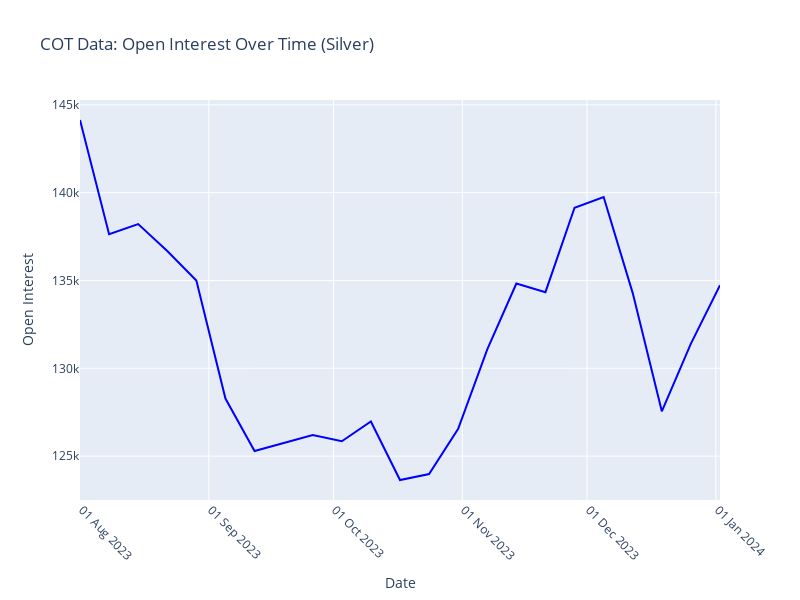

Notebook cell for this chart:
### Code cell
import pandas as pd
import plotly.graph_objects as go
import numpy as np
from scipy import signal

# Assuming df is your DataFrame with the COT data
# If not, you'll need to load your data here

# Create the main figure
fig = go.Figure()

# Add trace for Open Interest
fig.add_trace(go.Scatter(
    x=df.index, 
    y=df['Open Interest'], 
    mode='lines',
    name='Open Interest',
    line=dict(width=2, color='blue')
))

# Update layout
fig.update_layout(
    title='COT Data: Open Interest Over Time (Silver)',
    yaxis_title='Open Interest',
    xaxis_title='Date',
    height=600,
    width=800,
    hovermode='x unified'
)

# Improve date labeling for better readability
fig.update_xaxes(
    tickformat="%d %b %Y",
    tickangle=45,
    dtick="M1",
    ticklabelmode="period"
)

# Show the plot
fig.show()

# Calculate and print metrics
print("\nMetrics for Open Interest:")
data = df['Open Interest']

print(f"Volatility (Standard Deviation): {data.std():.2f}")
print(f"Average: {data.mean():.2f}")
print(f"Median: {data.median():.2f}")
print(f"Minimum: {data.min():.2f}")
print(f"Maximum: {data.max():.2f}")

# Calculate typical range
typical_low = np.percentile(data, 25)
typical_high = np.percentile(data, 75)
print(f"Typical Range: {typical_low:.2f} to {typical_high:.2f}")

# Identify trends
def identify_trend(series):
    # Calculate the overall trend
    trend = np.polyfit(range(len(series)), series, 1)[0]
    if trend > 0:
        return "Upward"
    elif trend < 0:
        return "Downward"
    else:
        return "Stable"

trend = identify_trend(data)
print(f"\nOverall trend: {trend}")

# Identify significant points
def find_peaks(series, prominence=1000):
    peaks, _ = signal.find_peaks(series, prominence=prominence)
    troughs, _ = signal.find_peaks(-series, prominence=prominence)
    return peaks, troughs

peaks, troughs = find_peaks(data)

print("\nSignificant points:")
for peak in peaks:
    print(f"Peak on {df.index[peak]}: {data.iloc[peak]:.2f}")
for trough in troughs:
    print(f"Trough on {df.index[trough]}: {data.iloc[trough]:.2f}")

# Identify sudden changes
pct_change = data.pct_change()
sudden_changes = pct_change[abs(pct_change) > 0.05]  # 5% threshold
if not sudden_changes.empty:
    print("\nSudden changes (>5% day-to-day):")
    for date, change in sudden_changes.items():
        print(f"{date}: {change*100:.2f}% change")
else:
    print("\nNo sudden changes above 5% threshold detected.")

### Figure 1 — Plotly figure (JSON) as saved in the notebook; plotly's stock layout.template omitted (floating-point values rounded to 4 significant figures)
{"data": [{"line": {"color": "blue", "width": 2}, "mode": "lines", "name": "Open Interest", "type": "scatter", "x": ["2023-08-01T00:00:00", "2023-08-08T00:00:00", "2023-08-15T00:00:00", "2023-08-22T00:00:00", "2023-08-29T00:00:00", "2023-09-05T00:00:00", "2023-09-12T00:00:00", "2023-09-19T00:00:00", "2023-09-26T00:00:00", "2023-10-03T00:00:00", "2023-10-10T00:00:00", "2023-10-17T00:00:00", "2023-10-24T00:00:00", "2023-10-31T00:00:00", "2023-11-07T00:00:00", "2023-11-14T00:00:00", "2023-11-21T00:00:00", "2023-11-28T00:00:00", "2023-12-05T00:00:00", "2023-12-12T00:00:00", "2023-12-19T00:00:00", "2023-12-26T00:00:00", "2024-01-02T00:00:00"], "y": [144138, 137631, 138215, 136680, 134993, 128279, 125292, 125749, 126206, 125847, 126971, 123640, 123980, 126549, 131073, 134826, 134333, 139144, 139753, 134281, 127549, 131408, 134725]}], "layout": {"height": 600, "hovermode": "x unified", "title": {"text": "COT Data: Open Interest Over Time (Silver)"}, "width": 800, "xaxis": {"autorange": true, "dtick": "M1", "range": ["2023-08-01", "2024-01-02"], "tickangle": 45, "tickformat": "%d %b %Y", "ticklabelmode": "period", "title": {"text": "Date"}, "type": "date"}, "yaxis": {"autorange": true, "range": [122500.0, 145300.0], "title": {"text": "Open Interest"}, "type": "linear"}}}
